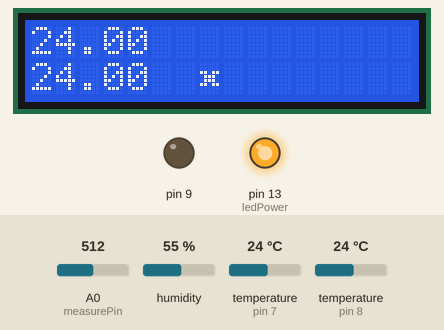
This sketch was run on a simulated Arduino Uno, built with avr-gcc and run on an emulated ATmega328P. Shown: 16×2 character LCD, output pins drawn as LEDs (lit = HIGH). The test bench sets the inputs (shaded band); at power-on: temperature (sensors on pin 7, pin 8) 24 °C, A0 (measurePin) = 512, humidity 55 %. What the sketch prints to the serial monitor is not drawn.

Above: at 2.4 s.
2.5 s: temperature (sensor on pin 7) set to 20 °C
At 5.0 s:
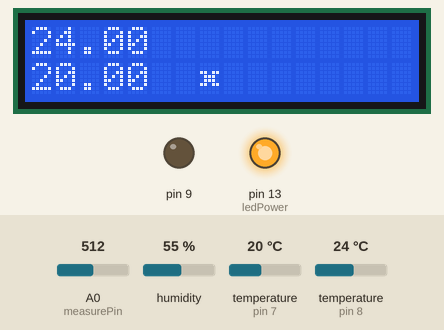
6.3 s: temperature (sensor on pin 7) set to 17 °C
At 8.5 s:
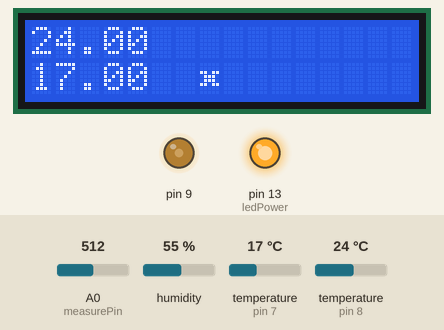
10.1 s: temperature (sensor on pin 8) set to 26 °C
At 14.1 s:
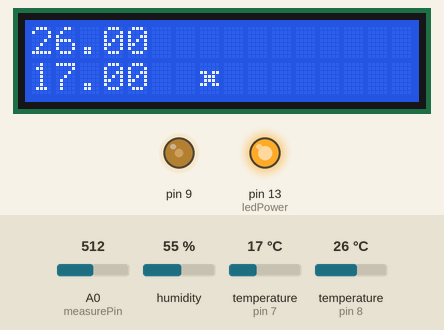
14.5 s: temperature (sensor on pin 8) set to 29 °C
At 16.3 s:
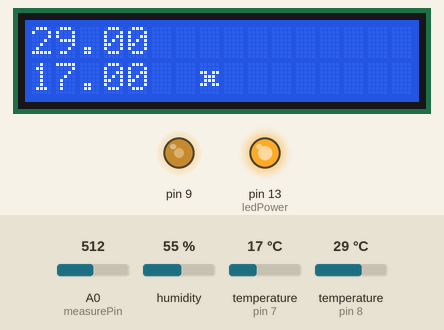
18.3 s: A0 (measurePin) set to 254
22.6 s: A0 (measurePin) set to 230
At 25.3 s:
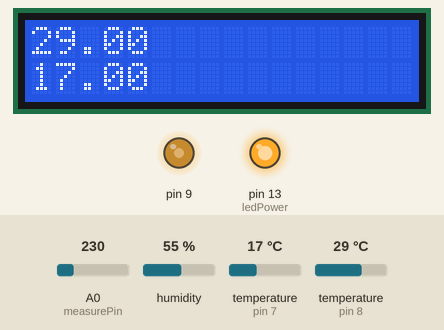
Timing chart, 0 to 26.8 s (numbered marks = the images above; inputs shaded):
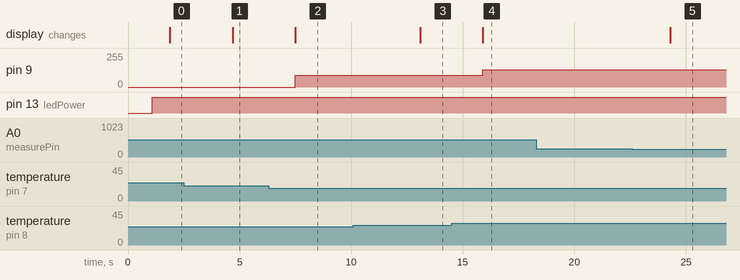

Measured:
- the behaviour switches between 19 and 18 °C on temperature (sensor on pin 7) (found by bisection; images 1 and 2)
- the behaviour switches between 242 and 241 on A0 (measurePin) (found by bisection; images 4 and 5)
- after the input at 2.5 s, the display: changes after 2.2 s (image 1)
- after the input at 6.3 s, pin 9: 0/255 → 90/255 after 1.2 s; the display: changes after 1.2 s (image 2)
- after the input at 10.1 s, the display: changes after 3.0 s (image 3)
- after the input at 14.5 s, pin 9: 90/255 → 129/255 after 1.4 s; the display: changes after 1.4 s (image 4)
- after the input at 22.6 s, the display: changes after 1.7 s (image 5)

The sketch:

pc_case.ino
```cpp
#include "DHT.h"
#include <OneWire.h>
#include <DallasTemperature.h>
#include <LiquidCrystal.h>

// DB18B20 one wire in take temp sensor
// Data wire is plugged into digital pin 2 on the Arduino
#define ONE_WIRE_BUS 7
// Setup a oneWire instance to communicate with any OneWire device
OneWire oneWire(ONE_WIRE_BUS);
// Pass oneWire reference to DallasTemperature library
DallasTemperature sensors(&oneWire);
float intakeTemp = 0;

// DHT 11
#define DHT11_PIN 8
DHT dht11(DHT11_PIN, DHT11);
float dhtTemp = 0;
float dhtHumadity = 0;


// Dust sensor
int measurePin = A0; //Connect dust sensor to Arduino A0 pin
int ledPower = 13;   //Connect 3 led driver pins of dust sensor to Arduino D2

int samplingTime = 280;
int deltaTime = 40;
int sleepTime = 9680;

float voMeasured = 0;
float calcVoltage = 0;
float dustDensity = 0;

byte dustChar[8] = {
	0b00000,
	0b00000,
	0b11011,
	0b01110,
	0b01110,
	0b11011,
	0b00000,
	0b00000
};

// lcd display
const int rs = 12, en = 11, d4 = 5, d5 = 4, d6 = 3, d7 = 2;
LiquidCrystal lcd(rs, en, d4, d5, d6, d7);

// fans
int rpm = 0;
int count = 0;
unsigned long start_time;

void setup(){
  Serial.begin(9600);
  pinMode(ledPower,OUTPUT);
  pinMode(6,INPUT);
  dht11.begin();
  sensors.begin();
  lcd.begin(16, 2);
  lcd.createChar(0, dustChar);
  attachInterrupt(digitalPinToInterrupt(6), counter, RISING);
}

void loop(){
  count = 0;
  start_time = millis();
  while(millis() - start_time < 1000) {

  }
  readDustDensity();
  readDHTTemp();
  readIntakeTemp();
  updateScreen();
  float tempSub = (dhtTemp - intakeTemp);
  if(tempSub > 5) {
    analogWrite(9, 90);
  }
  if(tempSub > 10) {
    analogWrite(9, 129);
  }
   if(tempSub > 15) {
    analogWrite(9, 200);
  }
   if(tempSub > 20) {
    analogWrite(9, 255);
  }
  if(tempSub < 5) {
    analogWrite(9, 0);
  }
  delay(1000);
}

void readDustDensity() {
  digitalWrite(ledPower,LOW); // power on the LED
  delayMicroseconds(samplingTime);

  voMeasured = analogRead(measurePin); // read the dust value

  delayMicroseconds(deltaTime);
  digitalWrite(ledPower,HIGH); // turn the LED off
  delayMicroseconds(sleepTime);

  // 0 - 5V mapped to 0 - 1023 integer values
  // recover voltage
  calcVoltage = voMeasured * (5.0 / 1024.0);

  // linear eqaution taken from http://www.howmuchsnow.com/arduino/airquality/
  // Chris Nafis (c) 2012
  dustDensity = 170 * calcVoltage - 0.1;


 Serial.println(dustDensity); // unit: ug/m3
}

void readDHTTemp() {
    // read humidity
  dhtHumadity  = dht11.readHumidity();
  // read temperature as Celsius
  dhtTemp = dht11.readTemperature();
}

void readIntakeTemp() {
  sensors.requestTemperatures();
  intakeTemp = sensors.getTempCByIndex(0);
}

void updateScreen() {


  lcd.clear();
  lcd.print(dhtTemp);

  if(dustDensity > 200) {
    lcd.setCursor(7, 1);
    lcd.write((byte)0);
  }
  Serial.println(intakeTemp);
  lcd.setCursor(0, 1);
  lcd.print(intakeTemp);

}

void counter() {
  count++;
}
```
